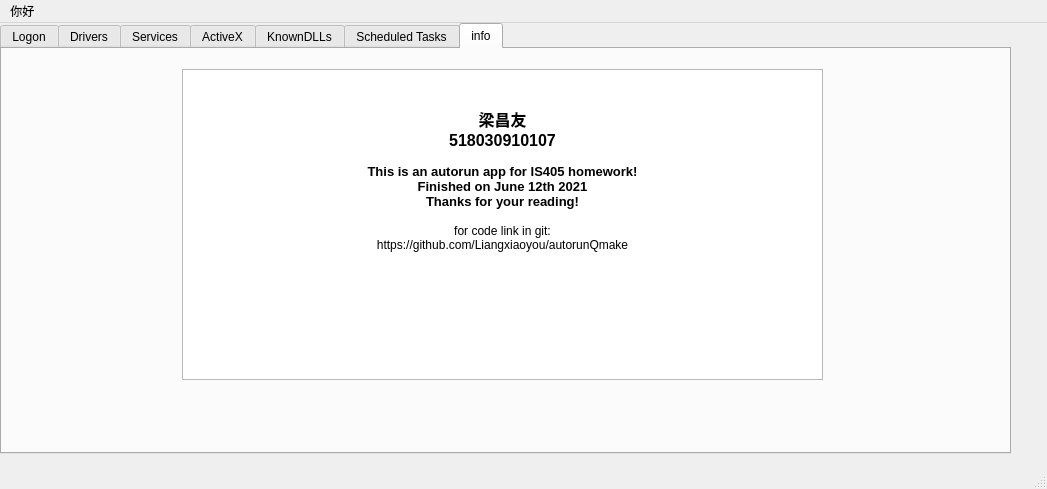
<?xml version="1.0" encoding="UTF-8"?>
<ui version="4.0">
 <class>MainWindow</class>
 <widget class="QMainWindow" name="MainWindow">
  <property name="geometry">
   <rect>
    <x>0</x>
    <y>0</y>
    <width>1047</width>
    <height>489</height>
   </rect>
  </property>
  <property name="windowTitle">
   <string>MainWindow</string>
  </property>
  <widget class="QWidget" name="centralwidget">
   <widget class="QTabWidget" name="tabWidget">
    <property name="geometry">
     <rect>
      <x>0</x>
      <y>0</y>
      <width>1011</width>
      <height>431</height>
     </rect>
    </property>
    <property name="sizePolicy">
     <sizepolicy hsizetype="Fixed" vsizetype="Fixed">
      <horstretch>0</horstretch>
      <verstretch>0</verstretch>
     </sizepolicy>
    </property>
    <property name="currentIndex">
     <number>6</number>
    </property>
    <widget class="QWidget" name="tab_1">
     <attribute name="title">
      <string>Logon</string>
     </attribute>
     <widget class="QTableWidget" name="tableWidget_9">
      <property name="geometry">
       <rect>
        <x>0</x>
        <y>0</y>
        <width>1000</width>
        <height>400</height>
       </rect>
      </property>
      <property name="sizePolicy">
       <sizepolicy hsizetype="Fixed" vsizetype="Fixed">
        <horstretch>0</horstretch>
        <verstretch>0</verstretch>
       </sizepolicy>
      </property>
      <property name="minimumSize">
       <size>
        <width>0</width>
        <height>0</height>
       </size>
      </property>
      <property name="maximumSize">
       <size>
        <width>2001</width>
        <height>16777215</height>
       </size>
      </property>
      <property name="autoFillBackground">
       <bool>true</bool>
      </property>
      <property name="verticalScrollMode">
       <enum>QAbstractItemView::ScrollPerPixel</enum>
      </property>
      <property name="horizontalScrollMode">
       <enum>QAbstractItemView::ScrollPerPixel</enum>
      </property>
      <property name="columnCount">
       <number>5</number>
      </property>
      <attribute name="horizontalHeaderVisible">
       <bool>false</bool>
      </attribute>
      <attribute name="horizontalHeaderCascadingSectionResizes">
       <bool>false</bool>
      </attribute>
      <attribute name="horizontalHeaderMinimumSectionSize">
       <number>30</number>
      </attribute>
      <attribute name="horizontalHeaderDefaultSectionSize">
       <number>150</number>
      </attribute>
      <attribute name="horizontalHeaderHighlightSections">
       <bool>true</bool>
      </attribute>
      <attribute name="horizontalHeaderShowSortIndicator" stdset="0">
       <bool>false</bool>
      </attribute>
      <attribute name="horizontalHeaderStretchLastSection">
       <bool>true</bool>
      </attribute>
      <column>
       <property name="text">
        <string>Autorun Entry</string>
       </property>
      </column>
      <column>
       <property name="text">
        <string>Description</string>
       </property>
      </column>
      <column>
       <property name="text">
        <string>Publisher</string>
       </property>
      </column>
      <column>
       <property name="text">
        <string>Image Path</string>
       </property>
      </column>
      <column>
       <property name="text">
        <string>Timestamp</string>
       </property>
      </column>
     </widget>
    </widget>
    <widget class="QWidget" name="tab_2">
     <attribute name="title">
      <string>Drivers</string>
     </attribute>
     <widget class="QTableWidget" name="tableWidget_8">
      <property name="geometry">
       <rect>
        <x>0</x>
        <y>0</y>
        <width>1000</width>
        <height>400</height>
       </rect>
      </property>
      <property name="sizePolicy">
       <sizepolicy hsizetype="Fixed" vsizetype="Fixed">
        <horstretch>0</horstretch>
        <verstretch>0</verstretch>
       </sizepolicy>
      </property>
      <property name="minimumSize">
       <size>
        <width>0</width>
        <height>0</height>
       </size>
      </property>
      <property name="maximumSize">
       <size>
        <width>2001</width>
        <height>16777215</height>
       </size>
      </property>
      <property name="autoFillBackground">
       <bool>true</bool>
      </property>
      <property name="verticalScrollMode">
       <enum>QAbstractItemView::ScrollPerPixel</enum>
      </property>
      <property name="horizontalScrollMode">
       <enum>QAbstractItemView::ScrollPerPixel</enum>
      </property>
      <property name="columnCount">
       <number>5</number>
      </property>
      <attribute name="horizontalHeaderVisible">
       <bool>false</bool>
      </attribute>
      <attribute name="horizontalHeaderCascadingSectionResizes">
       <bool>false</bool>
      </attribute>
      <attribute name="horizontalHeaderMinimumSectionSize">
       <number>30</number>
      </attribute>
      <attribute name="horizontalHeaderDefaultSectionSize">
       <number>150</number>
      </attribute>
      <attribute name="horizontalHeaderHighlightSections">
       <bool>true</bool>
      </attribute>
      <attribute name="horizontalHeaderShowSortIndicator" stdset="0">
       <bool>false</bool>
      </attribute>
      <attribute name="horizontalHeaderStretchLastSection">
       <bool>true</bool>
      </attribute>
      <column>
       <property name="text">
        <string>Autorun Entry</string>
       </property>
      </column>
      <column>
       <property name="text">
        <string>Description</string>
       </property>
      </column>
      <column>
       <property name="text">
        <string>Publisher</string>
       </property>
      </column>
      <column>
       <property name="text">
        <string>Image Path</string>
       </property>
      </column>
      <column>
       <property name="text">
        <string>Timestamp</string>
       </property>
      </column>
     </widget>
    </widget>
    <widget class="QWidget" name="tab_3">
     <attribute name="title">
      <string>Services</string>
     </attribute>
     <widget class="QTableWidget" name="tableWidget_7">
      <property name="geometry">
       <rect>
        <x>0</x>
        <y>0</y>
        <width>1000</width>
        <height>400</height>
       </rect>
      </property>
      <property name="sizePolicy">
       <sizepolicy hsizetype="Fixed" vsizetype="Fixed">
        <horstretch>0</horstretch>
        <verstretch>0</verstretch>
       </sizepolicy>
      </property>
      <property name="minimumSize">
       <size>
        <width>0</width>
        <height>0</height>
       </size>
      </property>
      <property name="maximumSize">
       <size>
        <width>2001</width>
        <height>16777215</height>
       </size>
      </property>
      <property name="autoFillBackground">
       <bool>true</bool>
      </property>
      <property name="verticalScrollMode">
       <enum>QAbstractItemView::ScrollPerPixel</enum>
      </property>
      <property name="horizontalScrollMode">
       <enum>QAbstractItemView::ScrollPerPixel</enum>
      </property>
      <property name="columnCount">
       <number>5</number>
      </property>
      <attribute name="horizontalHeaderVisible">
       <bool>false</bool>
      </attribute>
      <attribute name="horizontalHeaderCascadingSectionResizes">
       <bool>false</bool>
      </attribute>
      <attribute name="horizontalHeaderMinimumSectionSize">
       <number>30</number>
      </attribute>
      <attribute name="horizontalHeaderDefaultSectionSize">
       <number>150</number>
      </attribute>
      <attribute name="horizontalHeaderHighlightSections">
       <bool>true</bool>
      </attribute>
      <attribute name="horizontalHeaderShowSortIndicator" stdset="0">
       <bool>false</bool>
      </attribute>
      <attribute name="horizontalHeaderStretchLastSection">
       <bool>true</bool>
      </attribute>
      <column>
       <property name="text">
        <string>Autorun Entry</string>
       </property>
      </column>
      <column>
       <property name="text">
        <string>Description</string>
       </property>
      </column>
      <column>
       <property name="text">
        <string>Publisher</string>
       </property>
      </column>
      <column>
       <property name="text">
        <string>Image Path</string>
       </property>
      </column>
      <column>
       <property name="text">
        <string>Timestamp</string>
       </property>
      </column>
     </widget>
    </widget>
    <widget class="QWidget" name="tab_4">
     <attribute name="title">
      <string>ActiveX</string>
     </attribute>
     <widget class="QTableWidget" name="tableWidget_6">
      <property name="geometry">
       <rect>
        <x>0</x>
        <y>0</y>
        <width>1000</width>
        <height>400</height>
       </rect>
      </property>
      <property name="sizePolicy">
       <sizepolicy hsizetype="Fixed" vsizetype="Fixed">
        <horstretch>0</horstretch>
        <verstretch>0</verstretch>
       </sizepolicy>
      </property>
      <property name="minimumSize">
       <size>
        <width>0</width>
        <height>0</height>
       </size>
      </property>
      <property name="maximumSize">
       <size>
        <width>2001</width>
        <height>16777215</height>
       </size>
      </property>
      <property name="autoFillBackground">
       <bool>true</bool>
      </property>
      <property name="verticalScrollMode">
       <enum>QAbstractItemView::ScrollPerPixel</enum>
      </property>
      <property name="horizontalScrollMode">
       <enum>QAbstractItemView::ScrollPerPixel</enum>
      </property>
      <property name="columnCount">
       <number>5</number>
      </property>
      <attribute name="horizontalHeaderVisible">
       <bool>false</bool>
      </attribute>
      <attribute name="horizontalHeaderCascadingSectionResizes">
       <bool>false</bool>
      </attribute>
      <attribute name="horizontalHeaderMinimumSectionSize">
       <number>30</number>
      </attribute>
      <attribute name="horizontalHeaderDefaultSectionSize">
       <number>150</number>
      </attribute>
      <attribute name="horizontalHeaderHighlightSections">
       <bool>true</bool>
      </attribute>
      <attribute name="horizontalHeaderShowSortIndicator" stdset="0">
       <bool>false</bool>
      </attribute>
      <attribute name="horizontalHeaderStretchLastSection">
       <bool>true</bool>
      </attribute>
      <column>
       <property name="text">
        <string>Autorun Entry</string>
       </property>
      </column>
      <column>
       <property name="text">
        <string>Description</string>
       </property>
      </column>
      <column>
       <property name="text">
        <string>Publisher</string>
       </property>
      </column>
      <column>
       <property name="text">
        <string>Image Path</string>
       </property>
      </column>
      <column>
       <property name="text">
        <string>Timestamp</string>
       </property>
      </column>
     </widget>
    </widget>
    <widget class="QWidget" name="tab_5">
     <attribute name="title">
      <string>KnownDLLs</string>
     </attribute>
     <widget class="QTableWidget" name="tableWidget_5">
      <property name="geometry">
       <rect>
        <x>0</x>
        <y>0</y>
        <width>1000</width>
        <height>400</height>
       </rect>
      </property>
      <property name="sizePolicy">
       <sizepolicy hsizetype="Fixed" vsizetype="Fixed">
        <horstretch>0</horstretch>
        <verstretch>0</verstretch>
       </sizepolicy>
      </property>
      <property name="minimumSize">
       <size>
        <width>0</width>
        <height>0</height>
       </size>
      </property>
      <property name="maximumSize">
       <size>
        <width>2001</width>
        <height>16777215</height>
       </size>
      </property>
      <property name="autoFillBackground">
       <bool>true</bool>
      </property>
      <property name="verticalScrollMode">
       <enum>QAbstractItemView::ScrollPerPixel</enum>
      </property>
      <property name="horizontalScrollMode">
       <enum>QAbstractItemView::ScrollPerPixel</enum>
      </property>
      <property name="columnCount">
       <number>5</number>
      </property>
      <attribute name="horizontalHeaderVisible">
       <bool>false</bool>
      </attribute>
      <attribute name="horizontalHeaderCascadingSectionResizes">
       <bool>false</bool>
      </attribute>
      <attribute name="horizontalHeaderMinimumSectionSize">
       <number>30</number>
      </attribute>
      <attribute name="horizontalHeaderDefaultSectionSize">
       <number>150</number>
      </attribute>
      <attribute name="horizontalHeaderHighlightSections">
       <bool>true</bool>
      </attribute>
      <attribute name="horizontalHeaderShowSortIndicator" stdset="0">
       <bool>false</bool>
      </attribute>
      <attribute name="horizontalHeaderStretchLastSection">
       <bool>true</bool>
      </attribute>
      <column>
       <property name="text">
        <string>Autorun Entry</string>
       </property>
      </column>
      <column>
       <property name="text">
        <string>Description</string>
       </property>
      </column>
      <column>
       <property name="text">
        <string>Publisher</string>
       </property>
      </column>
      <column>
       <property name="text">
        <string>Image Path</string>
       </property>
      </column>
      <column>
       <property name="text">
        <string>Timestamp</string>
       </property>
      </column>
     </widget>
    </widget>
    <widget class="QWidget" name="tab_6">
     <attribute name="title">
      <string>Scheduled Tasks</string>
     </attribute>
     <widget class="QTableWidget" name="tableWidget_4">
      <property name="geometry">
       <rect>
        <x>0</x>
        <y>0</y>
        <width>1000</width>
        <height>400</height>
       </rect>
      </property>
      <property name="sizePolicy">
       <sizepolicy hsizetype="Fixed" vsizetype="Fixed">
        <horstretch>0</horstretch>
        <verstretch>0</verstretch>
       </sizepolicy>
      </property>
      <property name="minimumSize">
       <size>
        <width>0</width>
        <height>0</height>
       </size>
      </property>
      <property name="maximumSize">
       <size>
        <width>2001</width>
        <height>16777215</height>
       </size>
      </property>
      <property name="autoFillBackground">
       <bool>true</bool>
      </property>
      <property name="verticalScrollMode">
       <enum>QAbstractItemView::ScrollPerPixel</enum>
      </property>
      <property name="horizontalScrollMode">
       <enum>QAbstractItemView::ScrollPerPixel</enum>
      </property>
      <property name="columnCount">
       <number>5</number>
      </property>
      <attribute name="horizontalHeaderVisible">
       <bool>false</bool>
      </attribute>
      <attribute name="horizontalHeaderCascadingSectionResizes">
       <bool>false</bool>
      </attribute>
      <attribute name="horizontalHeaderMinimumSectionSize">
       <number>30</number>
      </attribute>
      <attribute name="horizontalHeaderDefaultSectionSize">
       <number>150</number>
      </attribute>
      <attribute name="horizontalHeaderHighlightSections">
       <bool>true</bool>
      </attribute>
      <attribute name="horizontalHeaderShowSortIndicator" stdset="0">
       <bool>false</bool>
      </attribute>
      <attribute name="horizontalHeaderStretchLastSection">
       <bool>true</bool>
      </attribute>
      <column>
       <property name="text">
        <string>Autorun Entry</string>
       </property>
      </column>
      <column>
       <property name="text">
        <string>Description</string>
       </property>
      </column>
      <column>
       <property name="text">
        <string>Publisher</string>
       </property>
      </column>
      <column>
       <property name="text">
        <string>Image Path</string>
       </property>
      </column>
      <column>
       <property name="text">
        <string>Timestamp</string>
       </property>
      </column>
     </widget>
    </widget>
    <widget class="QWidget" name="tab">
     <attribute name="title">
      <string>info</string>
     </attribute>
     <widget class="QTextBrowser" name="textBrowser">
      <property name="geometry">
       <rect>
        <x>180</x>
        <y>20</y>
        <width>641</width>
        <height>311</height>
       </rect>
      </property>
      <property name="lineWrapMode">
       <enum>QTextEdit::WidgetWidth</enum>
      </property>
      <property name="lineWrapColumnOrWidth">
       <number>1</number>
      </property>
      <property name="html">
       <string>&lt;!DOCTYPE HTML PUBLIC &quot;-//W3C//DTD HTML 4.0//EN&quot; &quot;http://www.w3.org/TR/REC-html40/strict.dtd&quot;&gt;
&lt;html&gt;&lt;head&gt;&lt;meta name=&quot;qrichtext&quot; content=&quot;1&quot; /&gt;&lt;style type=&quot;text/css&quot;&gt;
p, li { white-space: pre-wrap; }
&lt;/style&gt;&lt;/head&gt;&lt;body style=&quot; font-family:'SimSun'; font-size:9pt; font-weight:400; font-style:normal;&quot;&gt;
&lt;p align=&quot;center&quot; style=&quot;-qt-paragraph-type:empty; margin-top:0px; margin-bottom:0px; margin-left:0px; margin-right:0px; -qt-block-indent:0; text-indent:0px;&quot;&gt;&lt;br /&gt;&lt;/p&gt;
&lt;p align=&quot;center&quot; style=&quot;-qt-paragraph-type:empty; margin-top:0px; margin-bottom:0px; margin-left:0px; margin-right:0px; -qt-block-indent:0; text-indent:0px; font-size:12pt; font-weight:600;&quot;&gt;&lt;br /&gt;&lt;/p&gt;
&lt;p align=&quot;center&quot; style=&quot; margin-top:0px; margin-bottom:0px; margin-left:0px; margin-right:0px; -qt-block-indent:0; text-indent:0px;&quot;&gt;&lt;span style=&quot; font-size:12pt; font-weight:600;&quot;&gt;梁昌友&lt;/span&gt;&lt;/p&gt;
&lt;p align=&quot;center&quot; style=&quot; margin-top:0px; margin-bottom:0px; margin-left:0px; margin-right:0px; -qt-block-indent:0; text-indent:0px;&quot;&gt;&lt;span style=&quot; font-size:12pt; font-weight:600;&quot;&gt;518030910107&lt;/span&gt;&lt;/p&gt;
&lt;p align=&quot;center&quot; style=&quot;-qt-paragraph-type:empty; margin-top:0px; margin-bottom:0px; margin-left:0px; margin-right:0px; -qt-block-indent:0; text-indent:0px;&quot;&gt;&lt;br /&gt;&lt;/p&gt;
&lt;p align=&quot;center&quot; style=&quot; margin-top:0px; margin-bottom:0px; margin-left:0px; margin-right:0px; -qt-block-indent:0; text-indent:0px;&quot;&gt;&lt;span style=&quot; font-size:10pt; font-weight:600;&quot;&gt;This is an autorun app for IS405 homework!&lt;/span&gt;&lt;/p&gt;
&lt;p align=&quot;center&quot; style=&quot; margin-top:0px; margin-bottom:0px; margin-left:0px; margin-right:0px; -qt-block-indent:0; text-indent:0px;&quot;&gt;&lt;span style=&quot; font-size:10pt; font-weight:600;&quot;&gt;Finished on June 12th 2021&lt;/span&gt;&lt;/p&gt;
&lt;p align=&quot;center&quot; style=&quot; margin-top:0px; margin-bottom:0px; margin-left:0px; margin-right:0px; -qt-block-indent:0; text-indent:0px;&quot;&gt;&lt;span style=&quot; font-size:10pt; font-weight:600;&quot;&gt;Thanks for your reading!&lt;/span&gt;&lt;/p&gt;
&lt;p align=&quot;center&quot; style=&quot;-qt-paragraph-type:empty; margin-top:0px; margin-bottom:0px; margin-left:0px; margin-right:0px; -qt-block-indent:0; text-indent:0px; font-size:10pt;&quot;&gt;&lt;br /&gt;&lt;/p&gt;
&lt;p align=&quot;center&quot; style=&quot; margin-top:0px; margin-bottom:0px; margin-left:0px; margin-right:0px; -qt-block-indent:0; text-indent:0px;&quot;&gt;for code link in git:&lt;/p&gt;
&lt;p align=&quot;center&quot; style=&quot; margin-top:0px; margin-bottom:0px; margin-left:0px; margin-right:0px; -qt-block-indent:0; text-indent:0px;&quot;&gt;https://github.com/Liangxiaoyou/autorunQmake&lt;/p&gt;&lt;/body&gt;&lt;/html&gt;</string>
      </property>
     </widget>
    </widget>
   </widget>
  </widget>
  <widget class="QMenuBar" name="menubar">
   <property name="geometry">
    <rect>
     <x>0</x>
     <y>0</y>
     <width>1047</width>
     <height>22</height>
    </rect>
   </property>
   <widget class="QMenu" name="menu">
    <property name="title">
     <string>你好 </string>
    </property>
   </widget>
   <addaction name="menu"/>
  </widget>
  <widget class="QStatusBar" name="statusbar"/>
 </widget>
 <resources/>
 <connections/>
</ui>
